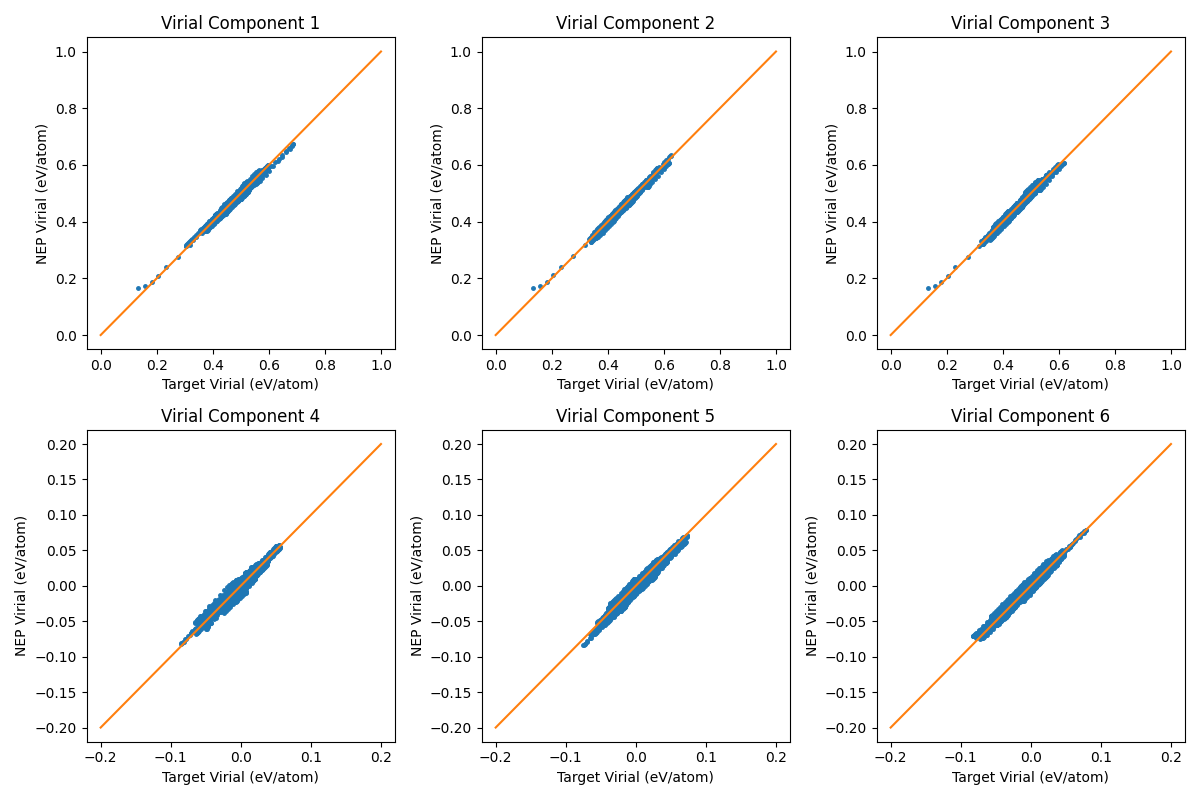

This figure's Python source:
import matplotlib.pyplot as plt
import numpy as np

# 读取virial.out文件
data = np.loadtxt('virial_test.out')

legend_names = ['xx', 'yy', 'zz', 'xy', 'yz', 'zx']

# 提取NEP模型计算的维里分量和目标维里分量数据
nep_data = data[:, :6]
target_data = data[:, 6:12]

# 绘制六张图表
fig, axs = plt.subplots(2, 3, figsize=(12, 8))

for i in range(3):
    row = i // 3
    col = i % 3

    ax = axs[row, col]

    # 绘制NEP分量和目标分量的散点图
    ax.plot(target_data[:, i], nep_data[:, i], '.', markersize=5)
    ax.plot(np.linspace(0, 1), np.linspace(0, 1), '-')

    # 设置图表标题和坐标轴标签
    ax.set_title(f'Virial Component {i+1}')
    ax.set_xlabel('Target Virial (eV/atom)')
    ax.set_ylabel('NEP Virial (eV/atom)')

for i in range(3,6):
    row = i // 3
    col = i % 3

    ax = axs[row, col]

    # 绘制NEP分量和目标分量的散点图
    ax.plot(target_data[:, i], nep_data[:, i], '.', markersize=5)
    ax.plot(np.linspace(-0.2, 0.2), np.linspace(-0.2, 0.2), '-')

    # 设置图表标题和坐标轴标签
    ax.set_title(f'Virial Component {i+1}')
    ax.set_xlabel('Target Virial (eV/atom)')
    ax.set_ylabel('NEP Virial (eV/atom)')

# 调整子图之间的间距和整体布局
plt.tight_layout()

# 保存图像
plt.savefig('virial.png')
